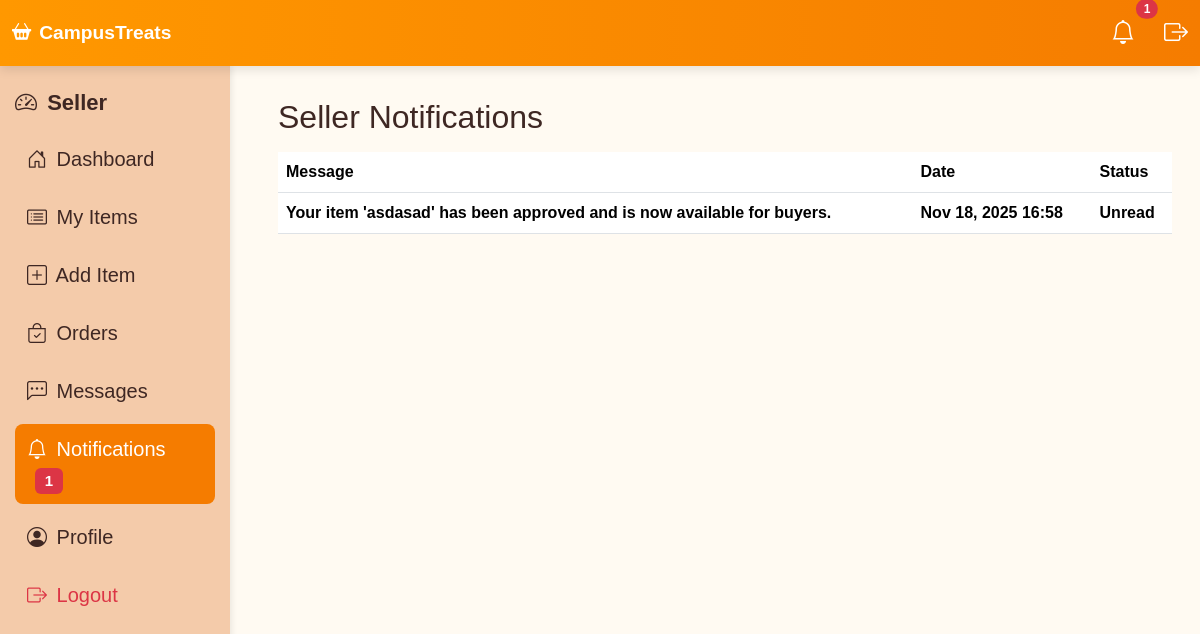
/php/seller_notifications.php (signed in), run on the app's committed database.
### tables this page shows
CREATE TABLE `seller_notifications` (
  `notification_id` int(11) NOT NULL,
  `user_id` int(11) NOT NULL,
  `message` text NOT NULL,
  `is_read` tinyint(1) DEFAULT 0,
  `created_at` timestamp NOT NULL DEFAULT current_timestamp()
);

### php/seller_notifications.php (the view, shortened to what this page needs)
<?php
$seller_id = $_SESSION['user_id'];
try {
    $conn = new PDO("mysql:host=localhost;dbname=camptreats", "root", "");
    $conn->setAttribute(PDO::ATTR_ERRMODE, PDO::ERRMODE_EXCEPTION);
    $stmt = $conn->prepare("
        SELECT notification_id, message, is_read, created_at
        FROM seller_notifications
        WHERE user_id = ?
        ORDER BY created_at DESC
    ");
    $stmt->execute([$seller_id]);
    $notifications = $stmt->fetchAll(PDO::FETCH_ASSOC);
    $stmtUnread = $conn->prepare("SELECT COUNT(*) FROM seller_notifications WHERE user_id = ? AND is_read = 0");
    $stmtUnread->execute([$seller_id]);
    $unreadCount = (int)$stmtUnread->fetchColumn();
} catch (PDOException $e) {
    die("DB Error: " . $e->getMessage());
}
?>
<!DOCTYPE html>
<html lang="en">
<head>
<link rel="stylesheet" href="../bootstrap/css/bootstrap.min.css">
<link rel="stylesheet" href="../bootstrap-icons/bootstrap-icons.css">
</head>
<body>
<nav class="navbar navbar-expand-lg fixed-top">
  <div class="container-fluid">
    <a class="navbar-brand d-flex align-items-center" href="#">
      <i class="bi bi-basket2-fill me-2"></i>CampusTreats
    </a>
    <div class="d-flex align-items-center ms-auto">
      <div class="dropdown ms-3">
        <button id="sellerNotifBtn" class="btn position-relative" type="button" data-bs-toggle="dropdown" aria-expanded="false">
          <i class="bi bi-bell fs-4" style="color:#fff;"></i>
          <?php if ($unreadCount > 0): ?>
            <span id="sellerNotifBadge" class="position-absolute top-0 start-100 translate-middle badge rounded-pill bg-danger">
              <?= $unreadCount ?>
            </span>
          <?php endif; ?>
        </button>
      </div>
      <a href="logout.php" class="nav-link ms-3" style="color:#fff;"><i class="bi bi-box-arrow-right fs-4"></i></a>
    </div>
  </div>
</nav>
<div class="sidebar">
  <h5><i class="bi bi-speedometer2 me-1"></i> Seller</h5>
  <a href="seller_dashboard.php"><i class="bi bi-house-door me-1"></i> Dashboard</a>
  <a href="my_item.php" ><i class="bi bi-card-list me-1"></i> My Items</a>
  <a href="add_item.php" ><i class="bi bi-plus-square me-1"></i> Add Item</a>
  <a href="my_orders.php"><i class="bi bi-bag-check me-1"></i> Orders</a>
  <a href="messages.php"><i class="bi bi-chat-left-dots me-1"></i> Messages</a>
  <a href="seller_notifications.php" class="active"><i class="bi bi-bell me-1"></i> Notifications
    <?php if($unreadCount > 0): ?><span class="badge bg-danger ms-2"><?= $unreadCount ?></span><?php endif; ?>
  </a>
  <a href="profile.php"><i class="bi bi-person-circle me-1"></i> Profile</a>
  <a href="logout.php" class="text-danger"><i class="bi bi-box-arrow-right me-1"></i> Logout</a>
</div>
<div class="main">
    <h2>Seller Notifications</h2>
    <?php if (empty($notifications)): ?>
        <div class="alert alert-info">No notifications yet.</div>
    <?php else: ?>
        <table class="table table-hover mt-3">
            <thead>
                <tr>
                    <th>Message</th>
                    <th>Date</th>
                    <th>Status</th>
                </tr>
            </thead>
            <tbody>
                <?php foreach ($notifications as $notif): ?>
                <tr class="<?= $notif['is_read'] ? '' : 'unread' ?>">
                    <td><?= htmlspecialchars($notif['message']) ?></td>
                    <td><?= date('M d, Y H:i', strtotime($notif['created_at'])) ?></td>
                    <td><?= $notif['is_read'] ? 'Read' : 'Unread' ?></td>
                </tr>
                <?php endforeach; ?>
            </tbody>
        </table>
    <?php endif; ?>
</div>
</body>
</html>

### php/seller_notifications.php (style rules this page uses)
:root { --primary1: #ff9800; --primary2: #f57c00; --bg: #fffaf2; --text: #3E2723; }
body { margin:0; font-family:'Poppins', sans-serif; background: var(--bg); color: var(--text); padding-top:70px; }
.navbar { background: linear-gradient(90deg, var(--primary1), var(--primary2)); box-shadow: 0 4px 10px rgba(0,0,0,0.1); position: fixed; top:0; left:0; right:0; z-index:1030; }
.navbar .navbar-brand { color:#fff; font-weight:700; font-size:1.2rem; }
.sidebar { position: fixed; top: 65px; left: 0; width: 230px; height: 100vh; background-color: #f4cbaa; padding: 25px 15px; box-shadow: 2px 0 6px rgba(0,0,0,0.08); overflow-y: auto; }
.sidebar h5 { font-weight:600; font-size:22px; margin-bottom:18px; color:var(--text); }
.sidebar a { display:block; padding: 10px 12px; border-radius: 8px; color: var(--text); margin-bottom: 8px; text-decoration:none; transition: all .2s ease; font-size: 20px; }
.sidebar a i { margin-right: 10px; }
.sidebar a.active { background: var(--primary2); color:#fff; }
.main { margin-left:250px; padding:28px; min-height:calc(100vh - 70px); }
.table thead { background:#ff9800; color:#fff; }
.table tbody tr.unread { font-weight:700; background:#fff3e0; }

### data on the page
seller_notifications: message "Your item 'asdasad' has been approved and is now available for buyers.", created_at "Nov 18, 2025 16:58", is_read "Unread"

### other printed values
$unreadCount "1"
